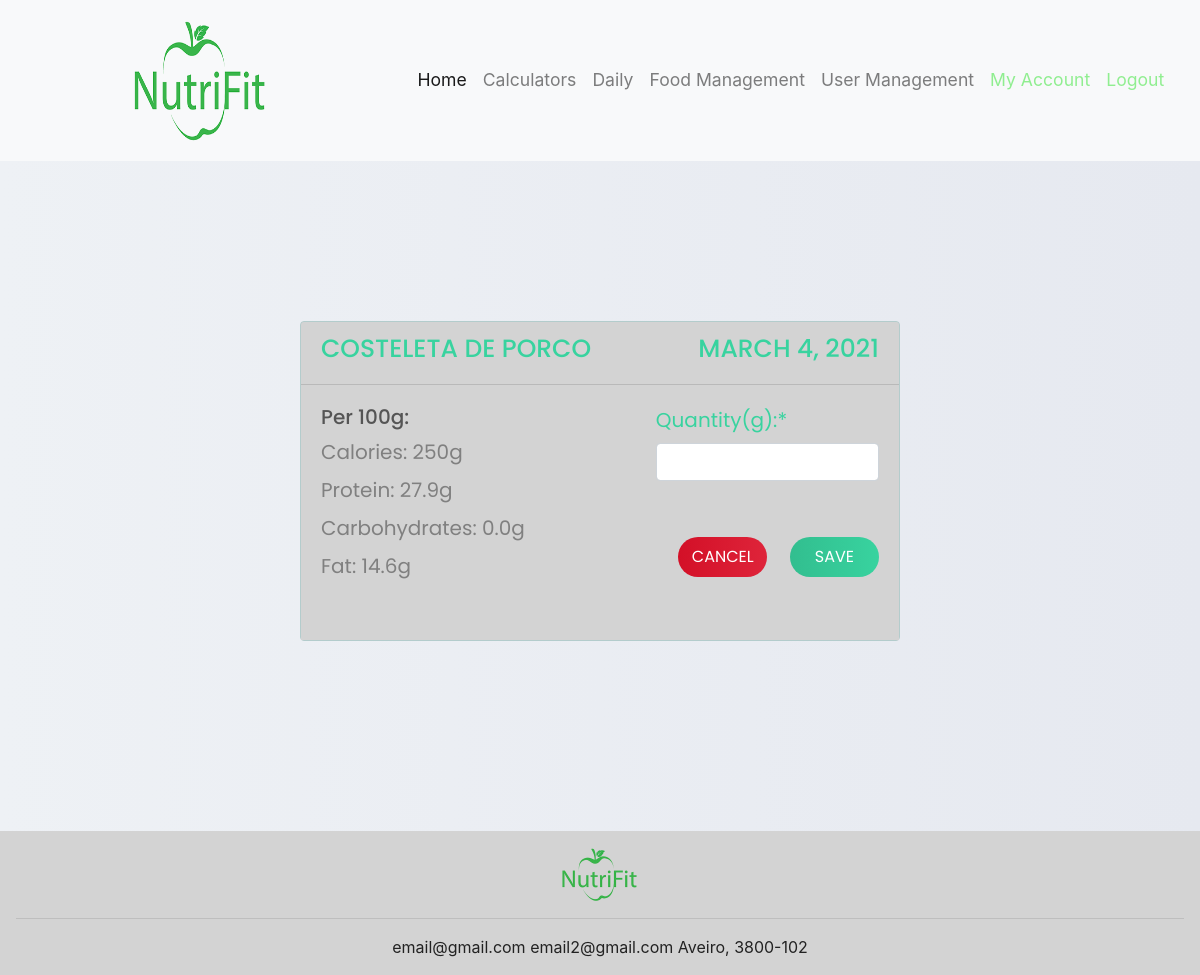
/validateFood/6/6/ (signed in), run on the app's committed database.
### NutriFit/models.py (models this page shows, shortened)
class Alimento(models.Model):
    nome = models.CharField(max_length=30)
    calorias = models.IntegerField()
    categoria = models.OneToOneField(Categoria, on_delete=models.CASCADE)
    macro_nutrientes = models.OneToOneField(Macronutrientes, on_delete=models.CASCADE)
    micro_nutrientes = models.OneToOneField(Micronutrientes, on_delete=models.CASCADE, blank=True,null=True)

class Macronutrientes(models.Model):
    hidratos_carbono = models.DecimalField(max_digits=4,decimal_places=1,default="")
    proteina = models.DecimalField(max_digits=4,decimal_places=1,default="")
    gordura = models.DecimalField(max_digits=4,decimal_places=1,default="")

### NutriFit/views.py (the view)
# urls.py: path('validateFood/<int:id_meal>/<int:id_food>/', views.validateFood, name='validateFood'),
@login_required(login_url='login')
def validateFood(request, id_meal, id_food):
    meal = Refeicao.objects.get(id=id_meal)
    alimento = Alimento.objects.get(id=id_food)
    data = date.today()
    update=False
    if request.method == 'POST':
        form = ValidateFood(request.POST)
        if form.is_valid():
            quantidade = form.cleaned_data['quantity']
            if len(Composta.objects.filter(refeicao=meal, alimento=alimento))>0:
                c = Composta.objects.get(refeicao = meal, alimento=alimento)
                c.quantidade = quantidade
                c.save()
            else:
                c = Composta.objects.create(refeicao=meal, alimento=alimento, quantidade=quantidade)
                c.save()
            data = meal.data
            messages.success(request,
                             str(quantidade) + " of " + alimento.nome + " added/updated!",
                             extra_tags='alert-success')
        else:
            messages.error(request,
                           'Oops something happened!',
                           extra_tags='alert-error')
        return redirect('/daily/' + str(data.year) + "-" + str(data.month) + "-" + str(data.day))
    else:
        if len(Composta.objects.filter(refeicao=meal, alimento=alimento)) > 0:
            form = ValidateFood(initial={'quantity': Composta.objects.get(refeicao=meal, alimento=alimento).quantidade})
            update=True
        else:
            form = ValidateFood()
        return render(request, 'validateFood.html', {'alimento': alimento, 'meal': meal, 'data': data, 'form': form, 'update': update})

### NutriFit/forms.py
class ValidateFood(forms.Form):
    quantity = forms.IntegerField(label='Quantity(g):')

### NutriFit/templates/validateFood.html (shortened to what this page needs)
{% extends "layout.html" %}
{% load crispy_forms_tags %}
{% block content %}
    <div class="card text-left" style="margin-bottom: 190px">
      <div class="card-header" style="background-color:lightgray">
        <h5 style="float: left; color: #38d39f; font-size: 25px; text-transform: uppercase;">{{ alimento.nome}}</h5>
        <h5 style="float: right; color: #38d39f; font-size: 25px; text-transform: uppercase;">{{ data}}</h5>
      </div>
      <div class="card-body" style="background-color:lightgray">
          <div class="info">
              <h5>Per 100g:</h5>
              <ul>
                <li><label>Calories: {{ alimento.calorias }}g</label></li>
                <li><label>Protein: {{ alimento.macro_nutrientes.proteina }}g</label></li>
                <li><label>Carbohydrates: {{ alimento.macro_nutrientes.hidratos_carbono }}g</label></li>
                <li><label>Fat: {{ alimento.macro_nutrientes.gordura }}g</label></li>
              </ul>
          </div>
          <div class="form">
                <form action="" method="post">
                    {{ form|crispy }}
                    {% if update %}
                    <input type="submit" class="confirm" value="Update">
                    {% else %}
                    <input type="submit" class="confirm" value="Save">
                    {% endif %}
                </form>
                <input type="submit" class="back" onclick="location.href='/daily/{{ meal.data.year }}-{{ meal.data.month }}-{{ meal.data.day }}'" value="Cancel">
          </div>
      </div>
    </div>
{% endblock %}

### static/css/meal_page.css (style rules this page uses)
* { padding: 0; margin: 0; box-sizing: border-box; }
body { font-family: 'Poppins', sans-serif; }
div.form-group label { font-size: 20px; color: #38d39f; float: left; font-family: 'poppins', sans-serif; }

### static/css/validate_page.css (style rules this page uses)
body { background-image: linear-gradient(to left, #e6e9f0 0%, #eef1f5 100%); }
div.card.text-left { background-color: lightgray; width: 50%; height: 320px; margin-left: 25%; margin-right: 25%; margin-top: 160px; font-family: 'Poppins', sans-serif; color: #555555; font-size: 20px; }
div.info { width: 60%; float: left; }
div.form { width: 40%; float: right; }
div.info ul { list-style-type: none; color: gray; }
input.back { display: block; width: 40%; float: left; height: 40px; border-radius: 25px; outline: none; border: none; background-image: linear-gradient(to right, #d31027, #ea384d); background-size: 200%; font-size: 1rem; color: #fff; font-family: 'Poppins', sans-serif; text-transform: uppercase; cursor: pointer; transition: .5s; margin-top: 40px; margin-left: 10%; }
input.confirm { display: block; width: 40%; float: right; height: 40px; border-radius: 25px; outline: none; border: none; background-image: linear-gradient(to right, #32be8f, #38d39f, #32be8f); background-size: 200%; font-size: 1rem; color: #fff; font-family: 'Poppins', sans-serif; text-transform: uppercase; cursor: pointer; transition: .5s; margin-top: 40px; }

### static/css/style2.css (style rules this page uses)
html, body { height: 100%; width: 100%; color: #222; }
.card { border-color: #b3cccc; background: linear-gradient(to left, #c2d6d6, #b3cccc) }

### data on the page
Alimento: nome "COSTELETA DE PORCO", calorias "250", macro_nutrientes.proteina "27.9", macro_nutrientes.hidratos_carbono "0.0", macro_nutrientes.gordura "14.6"
